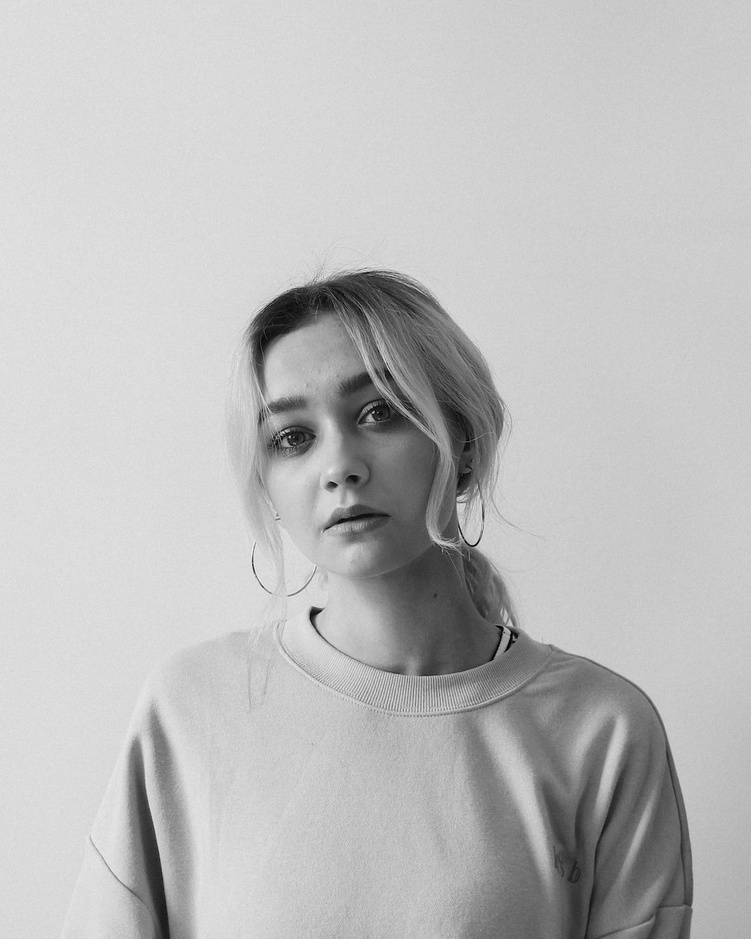
#> input picture imgs/Portrait1.jpg, 751 x 939 px, shrunk from 1000 x 1250 before the run
$ python canny_edge_detector.py ../imgs
#> lines starting #> are read from the running program, lines starting #| are printed output that depends on the picture
"""
Description:
    Implementation of Canny Edge Detector.

    Edge Detector is composed of 5 steps:
        - Noise Reduction
        - Gradient Calculation
        - Non Maximum suppression
        - Double Threshold
        - Edge Tracking by Hysterersis

    Canny Edge detection is only effective on greyscale images.

    Credit to: https://towardsdatascience.com/canny-edge-detection-step-by-step-in-python-computer-vision-b49c3a2d8123

Author:
    Mark Crowley
"""
import os
import sys
import numpy as np
import matplotlib.pyplot as plt
import matplotlib.image as mpi

def load_imgs(dir_name: str):
    images = []

    for filename in os.listdir(dir_name):
        image = mpi.imread(dir_name + '/' + filename)
        images.append(image)

    return images

def gaussian_kernel(size, sigma = 1):
    """Create and return gaussian kernel"""
    pass

def reduce_noise():
    """Apply gaussian blur with gaussian kernel"""
    pass

def calculate_gradient():
    pass

def suppress_non_max():
    pass

def double_threshold():
    pass

def hysteresis():
    pass

def plot_img(imgs):
    plt.figure(figsize=(20, 40))
    for i, img in enumerate(imgs):
        if img.shape[0] == 3:
            img = img.transpose(1,2,0)
        plt_idx = i+1
        plt.subplot(4, 2, plt_idx)
        plt.imshow(img, cmap="gray", vmin=0, vmax=255)
    plt.show()

def main():
    # Load image
    img_directory = sys.argv[1]
    images = load_imgs(img_directory)
#> in load_imgs, image is the input picture: shape (939, 751, 3); min 0, max 247, mean 188.9
#> images = 2 items
    # Plot images
    plot_img(images)
#> the loop in plot_img, `for i, img in enumerate(imgs):` made 2 passes
#> plt_idx on passes 1 to 2: 1, 2
#> in plot_img, `plt.show()`:
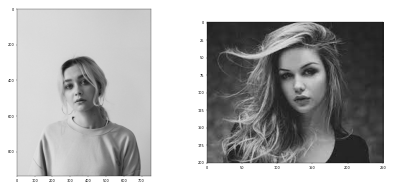
#> figure drawn by matplotlib, 2 panels


if __name__ == "__main__":
    main()
